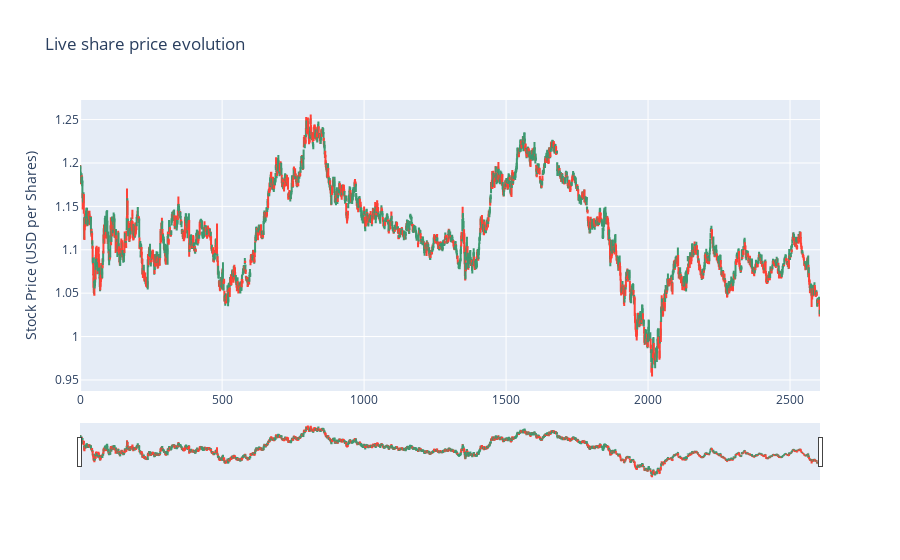

The cell this chart's notebook holds for it:
### Code cell
# Declare figure
fig = go.Figure()

#Candlestick
fig.add_trace(go.Candlestick(x=df.index,
                open=df['open'],
                high=df['high'],
                low=df['low'],
                close=df['close'], name = 'market data'))

# Add titles
fig.update_layout(
    title='Live share price evolution',
    yaxis_title='Stock Price (USD per Shares)')

# X-Axes
fig.update_xaxes(
    rangeslider_visible=True,
    rangeselector=dict(
        buttons=list([
            dict(count=15, label="15m", step="minute", stepmode="backward"),
            dict(count=45, label="45m", step="minute", stepmode="backward"),
            dict(count=1, label="HTD", step="hour", stepmode="todate"),
            dict(count=3, label="3h", step="hour", stepmode="backward"),
            dict(step="all")
        ])
    )
)

# Show
fig.show()

### Figure 1 — Plotly figure (JSON) as saved in the notebook; plotly's stock layout.template omitted (floating-point values rounded to 4 significant figures; data arrays with more than 128 entries replaced by an {"elided": "..."} marker saying what was removed)
{"data": [{"close": {"elided": "2606 float values"}, "high": {"elided": "2606 float values"}, "low": {"elided": "2606 float values"}, "name": "market data", "open": {"elided": "2606 float values"}, "type": "candlestick", "x": {"elided": "2606 int values"}}], "layout": {"title": {"text": "Live share price evolution"}, "xaxis": {"rangeselector": {"buttons": [{"count": 15, "label": "15m", "step": "minute", "stepmode": "backward"}, {"count": 45, "label": "45m", "step": "minute", "stepmode": "backward"}, {"count": 1, "label": "HTD", "step": "hour", "stepmode": "todate"}, {"count": 3, "label": "3h", "step": "hour", "stepmode": "backward"}, {"step": "all"}]}, "rangeslider": {"visible": true}}, "yaxis": {"title": {"text": "Stock Price (USD per Shares)"}}}}
